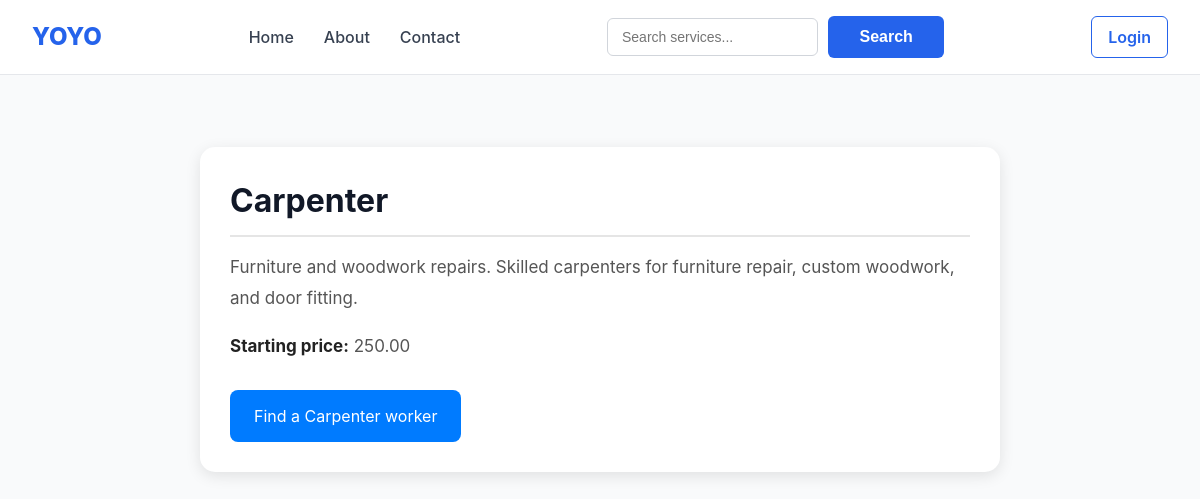
Page /categories/carpenter/ on the committed database.
### categories/models.py (models this page shows, shortened)
class ServiceCategory(models.Model):
    name = models.CharField(max_length=100, unique=True)
    slug = models.SlugField(max_length=110, unique=True)
    description = models.TextField(blank=True)
    service_image=models.ImageField(upload_to='services/', blank=True, null=True)
    icon = models.CharField(max_length=100, blank=True, help_text="Icon name/key for the frontend")
    base_price = models.DecimalField(max_digits=8, decimal_places=2, help_text="Starting/callout price")
    is_active = models.BooleanField(default=True)
    class Meta:
        verbose_name_plural = "Service categories"
        ordering = ["name"]

### categories/views.py (the view)
# urls.py: path("categories/<slug:slug>/", views.category_detail, name="detail"),
def category_detail(request, slug):
    category = CategoryService.get_by_slug(slug)
    return render(request, "categories/detail.html", {"category": category})

### categories/services.py (called while the page is built)
    @staticmethod
    def get_by_slug(slug):
        try:
            return ServiceCategory.objects.get(slug=slug, is_active=True)
        except ServiceCategory.DoesNotExist:
            raise ValidationError(f"No active service category with slug '{slug}'.")

### categories/templates/categories/detail.html (shortened to what this page needs)
{% extends "base.html" %}
{% load static %}
{% block css %}
  <link rel="stylesheet" href="{% static 'css/details.css' %}">
{% endblock %}
{% block content %}
<div class="card">
    <h2>{{ category.name }}</h2>
    <p>{{ category.description }}</p>
    <p><strong>Starting price:</strong> {{ category.base_price }}</p>
    <a class="btn" href="{% url 'workers:search' %}?category={{ category.slug }}">Find a {{ category.name }} worker</a>
</div>
{% endblock %}

### static/CSS/style.css (style rules this page uses)
* { margin: 0; padding: 0; box-sizing: border-box; }
body { font-family: -apple-system, BlinkMacSystemFont, "Segoe UI", Roboto, Helvetica, Arial, sans-serif; background: #f9fafb; color: #111827; line-height: 1.5; }
a { text-decoration: none; color: inherit; }
h2 { margin-bottom: 16px; font-size: 24px; }
p { color: #4b5563; }

### static/CSS/details.css (style rules this page uses)
.card { max-width: 800px; margin: 40px auto; padding: 30px; background: #ffffff; border-radius: 15px; box-shadow: 0 4px 15px rgba(0, 0, 0, 0.1); }
.card h2 { margin-bottom: 15px; font-size: 32px; border-bottom: 2px solid #e5e5e5; padding-bottom: 10px; }
.card p { margin-bottom: 18px; font-size: 17px; line-height: 1.8; color: #555; }
.card strong { color: #222; }
.btn { display: inline-block; margin-top: 10px; padding: 14px 24px; text-decoration: none; border-radius: 8px; font-size: 16px; transition: 0.3s; background: #007bff; color: #fff; }

### rows in the picture
ServiceCategory: name "Carpenter", description "Furniture and woodwork repairs. Skilled carpenters for furniture repair, custom woodwork, and door fitting.", base_price "250.00"
